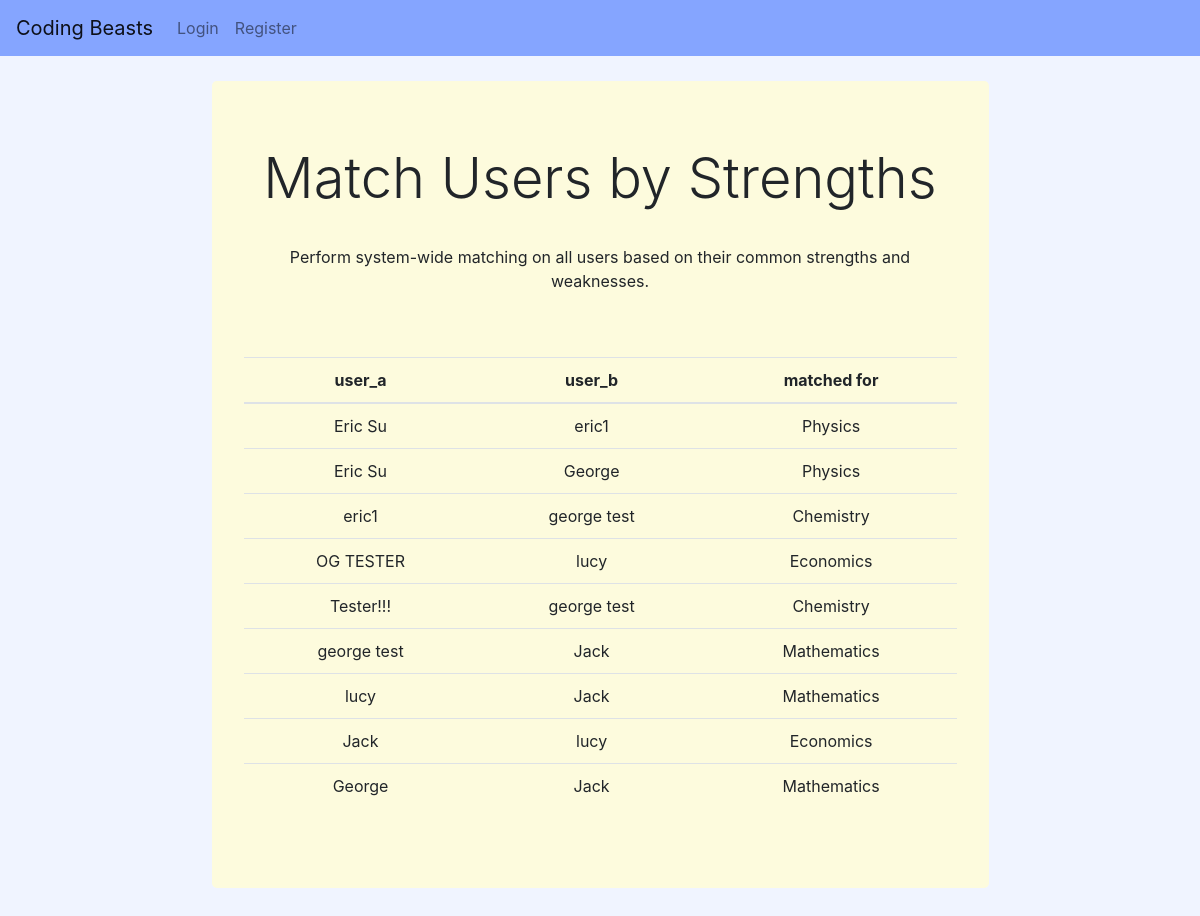
Page /matches/strengths/ on the earlier database version.
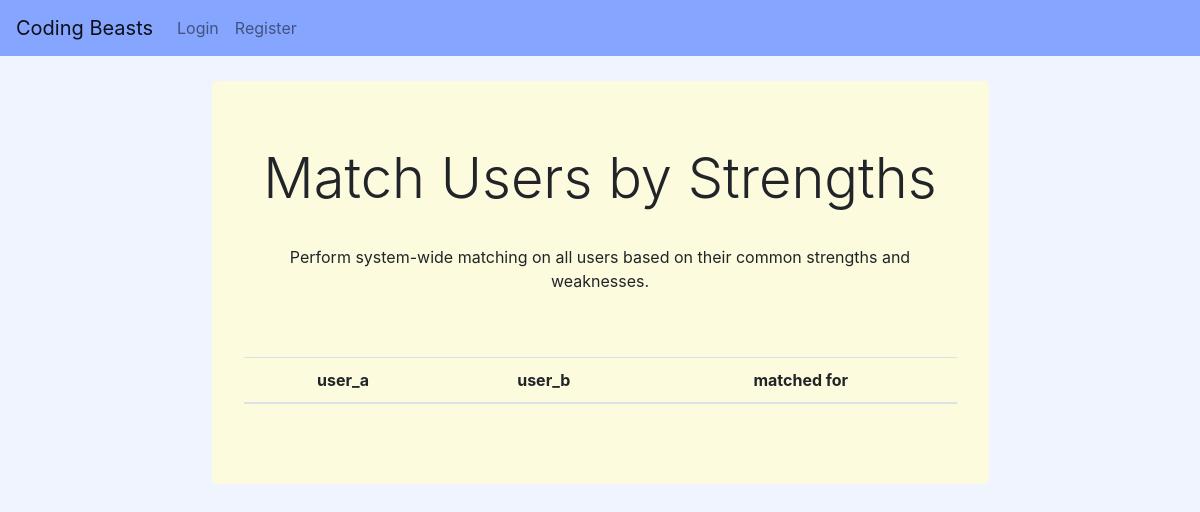
Same page on the later database version.
### sbuddy/models.py (models this page shows, shortened)
class Profile(models.Model):
    STRENGTH_CHOICES = (
        ('--------', '--------'),
        ('Mathematics','Mathematics'),
        ('Chemistry','Chemistry'),
        ('Physics','Physics'),
        ('Computer Science','Computer Science'),
        ('Economics','Economics'),
        ('Engineering', 'Engineering'),
        ('Statistics', 'Statistics'),
        ('Psychology', 'Psychology'),
        ('Business', 'Business'),
        )
    SCHEDULE_CHOICES = [
        ("Monday Morning", "Monday Morning"),
        ("Monday Afternoon", "Monday Afternoon"),
        ("Tuesday Morning", "Tuesday Morning"),
        ("Tuesday Afternoon", "Tuesday Afternoon"),
        ("Wednesday Morning", "Wednesday Morning"),
        ("Wednesday Afternoon", "Wednesday Afternoon"),
        ("Thursday Morning", "Thursday Morning"),
        ("Thursday Afternoon", "Thursday Afternoon"),
        ("Friday Morning", "Friday Morning"),
        ("Friday Afternoon", "Friday Afternoon"),
    ]
    user = models.OneToOneField(User, on_delete=models.CASCADE)
    name = models.CharField(max_length=100, blank=False, default='')
    phone = models.CharField(max_length=12, blank=False, default='')
    meetingURL = models.CharField(max_length=100, blank=False, default='')
    strengths = models.CharField(
        max_length=255,
        choices=STRENGTH_CHOICES,
        default='')
    weaknesses = models.CharField(
        max_length=255,
        choices=STRENGTH_CHOICES,
        default='')
    availability = models.CharField(
        max_length=50,
        choices=SCHEDULE_CHOICES,
        default='Monday Morning',
    )
    def __init__(self, *args, **kwargs):
        super(Profile, self).__init__(*args, **kwargs)
        self.__original_phone = self.phone

### sbuddy/views.py (the view)
# urls.py: path('matches/strengths/', views.match_users_by_strengths, name="match_strengths"),
def match_users_by_strengths(request):
    users = Profile.objects.all()
    matches = []
    for user_a in users:
        strengths_a = user_a.strengths.split(',')
        for user_b in users:
            if user_b.name != user_a.name:
                weak_b = user_b.weaknesses.split(',')
                if do_items_match(strengths_a, weak_b):
                    match = (user_a, user_b)
                    matches.append(match)
    return render(request, 'sbuddy/matches.html', {'matches': matches})

### sbuddy/views.py (called while the page is built)
def do_items_match(a, b):
    for item in a:
        for itemB in b:
            if item.lower() == itemB.lower():
                return True
    return False

### sbuddy/templates/sbuddy/matches.html (shortened to what this page needs)
{% extends 'sbuddy/base.html' %}
{% load bootstrap4 %}
{% block content %}
<div style="height:25px"></div>
<body>
    <div class="form jumbotron mid" style="background-color:#FDFBDD;">
        <h1 class="text-center display-4" style="padding-bottom:25px"> Match Users by Strengths</h1>
        <p>Perform system-wide matching on all users based on their common strengths and weaknesses.</p>
        <br>
        <br>
        <table class="table">
            <thead>
                <tr>
                <th class="text-center">user_a</th>
                <th class="text-center">user_b</th>
                <th class="text-center">matched for</th>
                </tr>
            </thead>
            <tbody>
                {% for match in matches %}
                <tr>
                    <td class="text-center">{{ match.0.name }}</td>
                    <td class="text-center">{{ match.1.name }}</td>
                    <td class="text-center">{{ match.1.weaknesses }}</td>
                </tr>
                {% endfor %}
            </tbody>
        </table>
    </div>
</body>
</head>
{% endblock %}

Differences in the rows shown:
no longer on this page (row edited): Profile: name "Eric Su", name "eric1", weaknesses "Physics", name "George"
removed Profile: name "eric1", name "george test", weaknesses "Chemistry"
removed Profile: name "OG TESTER", name "lucy", weaknesses "Economics"
removed Profile: name "Tester!!!", name "george test", weaknesses "Chemistry"
removed Profile: name "george test", name "Jack", weaknesses "Mathematics"
removed Profile: name "lucy", name "Jack", weaknesses "Mathematics"
removed Profile: name "Jack", name "lucy", weaknesses "Economics"
removed Profile: name "George", name "Jack", weaknesses "Mathematics"
